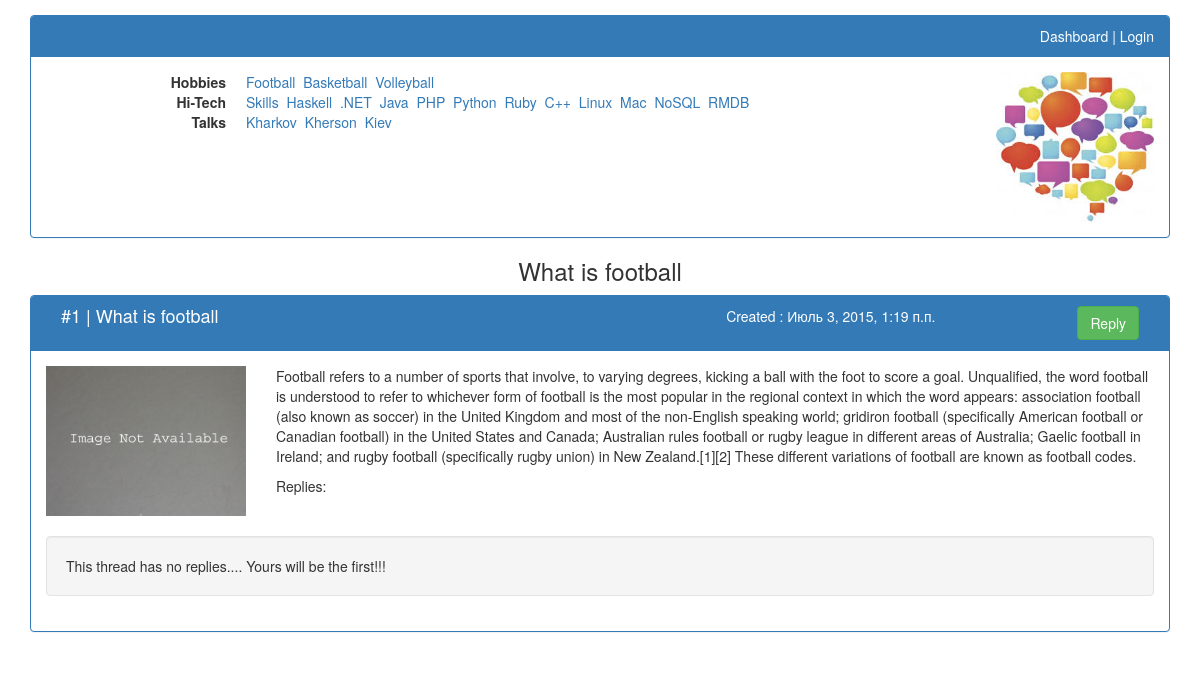
/thread/1/, run on the app's committed database.
### IT_FORUM/models.py (models this page shows, shortened)
class Category(models.Model):
    class Meta:
        db_table = 'category'
        verbose_name = 'Thread category'
        verbose_name_plural = 'Thread categories'
    category_title = models.CharField(max_length=250, verbose_name='Title', blank=False, unique=True)
    parent_category = models.ForeignKey("self", blank=True, null=True)
    def __str__(self):
        return self.category_title

class Thread(models.Model):
    class Meta:
        db_table = 'thread'
        verbose_name = 'Thread'
        verbose_name_plural = 'Threads'
    thread_author = models.CharField(max_length=250, verbose_name='Your name', blank=True)
    thread_author_email = models.EmailField(verbose_name='Your e-mail', blank=True)
    thread_title = models.CharField(max_length=250, verbose_name='Thread title', blank=False, unique=True)
    thread_text = models.TextField(verbose_name='Thread description', blank=False)
    thread_date = models.DateTimeField(auto_now_add=True, verbose_name='Created', blank=False)
    thread_change_date = models.DateTimeField(auto_now=True, verbose_name='Changed')
    thread_category = models.ForeignKey(Category)
    thread_image = models.ImageField(upload_to="", default="ImageNot.jpg")

### IT_FORUM/views.py (the view)
# urls.py: url(r'thread/([0-9]+)/$', thread_page, name="thread_page"),
def thread_page(request, thread_id=1):
    args = dict()
    args['main_categories'] = get_cat_and_subcat_dict(request)
    args['replies'] = list(Reply.objects.filter(reply_to_thread__id=thread_id))
    request.session['thread_id'] = thread_id
    args["form"] = ReplyForm
    args['thread'] = Thread.objects.get(id=thread_id)
    return render(request, "One_thread_content.html", args)

### IT_FORUM/views.py (called while the page is built)
def get_cat_and_subcat_dict(request):
    categories_with_subcategories_dict = dict()
    categories_with_subcategories_dict["Hobbies"] = Category.objects.filter(
        parent_category__category_title="Hobbies")
    categories_with_subcategories_dict["Hi_Tech"] = Category.objects.filter(
        parent_category__category_title="Hi-Tech")
    categories_with_subcategories_dict["Talks"] = Category.objects.filter(
        parent_category__category_title="Talks")
    if request.user.is_authenticated():
        categories_with_subcategories_dict["Big_Boss"] = Category.objects\
            .filter(parent_category__category_title="Big Boss")
        categories_with_subcategories_dict["HR"] = Category.objects.filter(
            parent_category__category_title="HR")
    return categories_with_subcategories_dict

### templates/One_thread_content.html (shortened to what this page needs)
{% extends 'Threads_page_header.html' %}
{% load staticfiles %}
{% load bootstrap3 %}
{% block one_thread_page_content %}
    <div class="col-lg-12" id="thread_category_header">
        <h3>{{ thread.thread_title }}</h3>
    </div>
    <div class="col-lg-8 col-lg-offset-2">
    </div>
    <div class="col-lg-12">
        <div class="panel panel-primary">
            <div class="panel-heading clearfix" id="{{ thread.id }}">
                <div class="col-lg-7" id="thread_title"><h4>#{{ thread.id }} | {{ thread.thread_title }}</h4></div>
                <div class="col-lg-3" id="thread_date">
                    <p>Created : {{ thread.thread_date }}</p>
                </div>
                <div class="col-lg-2" id="button_div">
                    <button class="btn btn-success show_add_reply_form" data-reply_id="">Reply</button>
                </div>
            </div>
            <div class="panel-body">
                <div class="media">
                    <div class="media-left">
                        <img class="media-object logo_image" src="http://{{ request.get_host }}/{{ thread.thread_image.url }}" alt="Logo.jpg">
                    </div>
                    <div class="media-body">
                        <p>{{ thread.thread_text }}</p>
                        <p>Replies:
                    </div>
                </div>
                {% for reply in replies %}
                    <div class="well reply">
                        <div class="row">
                            <div class="col-lg-10" id="{{ reply.id }}">
                                <p>#{{ reply.id }} Created : {{ reply.reply_date }}</p>
                                <a href="#{{ thread.id }}">>> {{ thread.thread_title }}&nbsp</a>
                                {% if reply.reply_to_reply %}
                                    <a href="#{{ reply.reply_to_reply }}">>> #{{ reply.reply_to_reply }}</a>
                                {% endif %}
                            </div>
                            <div class="col-lg-2" id="button_div">
                                <button class="btn btn-success show_add_reply_form" data-reply_id="{{ reply.id }}">Reply</button>
                            </div>
                        </div>
                        <div class="well reply">{{ reply.reply_text }}</div>
                        {% if reply.replies_to_this.all %}
                            <p>Replies:
                                {% for reply in reply.replies_to_this.all %}
                                    <a href="#{{ reply.id }}"> #{{ reply.id }}&nbsp</a>
                                {% endfor %}
                            </p>
                        {% endif %}
                    </div>
                {% empty %}
                    <div class="well reply">This thread has no replies.... Yours will be the first!!!</div>
                {% endfor %}
            </div>
        </div>
    </div>
{% endblock %}

### templates/Threads_page_header.html (shortened to what this page needs)
{% extends 'BasePage.html' %}
{% load staticfiles %}
{% block threads_page_header %}
    <div class="col-lg-12">
        <div class="panel panel-primary">
            <div class="panel-heading" id="threads_header_panel_header">
                {% if user.is_anonymous %}
                    <a href="{% url 'home' %}">Dashboard</a> |
                    <a href="{% url 'user_login' %}">Login</a>
                {% else %}
                    <a href="{% url 'home' %}">Dashboard</a> | {{ user }}
                {% endif %}
            </div>
            <div class="panel-body">
                <div class="media">
                    <div class="media-body">
                        <dl class="dl-horizontal">
                            <dt>Hobbies</dt>
                            <dd>
                                {% for sub_cat in main_categories.Hobbies %}
                                    <a href="{% url 'threads_category_page' sub_cat.id %}">{{ sub_cat }}&nbsp</a>
                                {% endfor %}
                            </dd>
                            <dt>Hi-Tech</dt>
                            <dd>
                                {% for sub_cat in main_categories.Hi_Tech %}
                                    <a href="{% url 'threads_category_page' sub_cat.id %}">{{ sub_cat }}&nbsp</a>
                                {% endfor %}
                            </dd>
                            <dt>Talks</dt>
                            <dd>
                                {% for sub_cat in main_categories.Talks %}
                                    <a href="{% url 'threads_category_page' sub_cat.id %}">{{ sub_cat }}&nbsp</a>
                                {% endfor %}
                            </dd>
                        </dl>
                    </div>
                    <div class="media-right">
                        <img class="media-object logo_image"
                             src="{% static 'site_images/Logo.jpg' %}"
                             alt="Logo.jpg">
                    </div>
                </div>
            </div>
        </div>
    </div>
    {% block one_thread_page_content %}{% endblock %}
{% endblock %}

### templates/BasePage.html (shortened to what this page needs)
<!DOCTYPE html>
{% load staticfiles %}
<html lang="ru">
<head>
    <link href="{% static 'css/bootstrap.min.css' %}" rel="stylesheet">
    <link href="{% static 'css/style.css' %}" rel="stylesheet">
</head>
<body>
    <div class="container" id="main">
        <div class="row">
            {% block threads_page_header %}{% endblock %}
        </div>
    </div>
</body>
</html>

### static/css/style.css (style rules this page uses)
h4 { display:inline; }
.panel-heading a { color: white; }
.logo_image { height: 150px }
#main { padding-top: 15px; }
#threads_header_panel_header { text-align: right; }
#thread_category_header > h3, #show_add_thread_form_div { text-align: center; margin-top: 0; margin-bottom: 10px; }
#thread_title { text-align: left; }
#thread_date { text-align: center; }
.media-body { padding-left:20px; }
.reply { margin-top:20px; hyphens: auto; }
#button_div { text-align: right; }

### data on the page
Category: category_title "Football"
Category: category_title "Basketball"
Category: category_title "Volleyball"
Category: category_title "Skills"
Category: category_title "Haskell"
Category: category_title ".NET"
Category: category_title "Java"
Category: category_title "PHP"
Category: category_title "Python"
Category: category_title "Ruby"
Category: category_title "C++"
Category: category_title "Linux"
Category: category_title "Mac"
Category: category_title "NoSQL"
Category: category_title "RMDB"
Category: category_title "Kharkov"
Category: category_title "Kherson"
Category: category_title "Kiev"
Thread: thread_title "What is football", id "1", thread_date "Июль 3, 2015, 1:19 п.п.", thread_image (picture), thread_text "Football refers to a number of sports that involve, to varying degrees, kicking a ball with the foot to score a goal. Unqualified, the word football is understood to refer to whichever form of football is the most popular in the regional context in which the word appears: association football (also known as soccer) in the United Kingdom and most of the non-English speaking world; gridiron football (specifically American football or Canadian football) in the United States and Canada; Australian rules football or rugby league in different areas of Australia; Gaelic football in Ireland; and rugby football (specifically rugby union) in New Zealand.[1][2] These different variations of football…"
